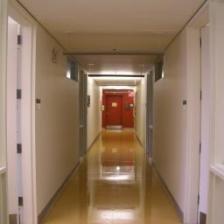
#> input picture vision/adversarial_examples/corridor_orig.jpg, 224 x 224 px
$ python make_size_position.py
#> lines starting #> are read from the running program, lines starting #| are printed output that depends on the picture
"""
Vary size and position of masks
"""


from PIL import Image
import numpy as np
import os


EXAMPLES = [
    # orig_fname, mask_fname, orig_class, intended_class, mask_class
    ('corridor_orig.jpg', 'igloo_mask.png', 'corridor-s', 'clean_room-s', 'igloo-s'),
    ('street_orig.jpg', 'nursery_mask.png', 'street-s', 'fire_escape-s', 'nursery-s'),
    ('forest_path_orig.jpg', 'laundromat_mask.png', 'forest_path-s', 'viaduct-s', 'laundromat-s'),
]

XY_GRID = [-150, -100, -50, 0, 50, 100]
SIZE_GRID = [int(x * 224) for x in [0.33, 0.5, 0.75, 1, 1.5, 2]]


if __name__ == '__main__':
    os.makedirs('size_position', exist_ok=True)
    for orig_fname, mask_fname, *_ in EXAMPLES:
        orig_basename = os.path.splitext(orig_fname)[0]

        orig = Image.open(orig_fname)
#> orig is the input picture: PIL image 224x224 RGB; mean R, G, B 149, 123.1, 101.3
        mask = Image.open(mask_fname)
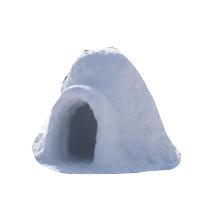
#> input picture vision/adversarial_examples/igloo_mask.png, 224 x 224 px
#> mask is the input picture: PIL image 224x224 RGBA; mean R, G, B, A 38.6, 41.2, 46.8, 65.1
        mask_values = Image.fromarray(np.array(mask)[:, :, -1], mode='L')
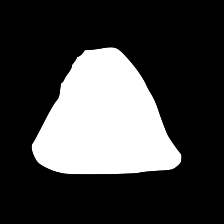
#> mask_values: PIL image 224x224 L; min 0, max 255, mean 65.1
        mask = mask.convert('RGB')
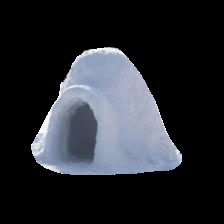
#> mask: PIL image 224x224 RGB; mean R, G, B 38.6, 41.2, 46.8

        for x_pos in XY_GRID:
            for y_pos in XY_GRID:
                for size in SIZE_GRID:
                    mask_transformed = mask.resize((size, size))
                    mask_values_transformed = mask_values.resize((size, size))
                    orig_masked = orig.copy()
                    orig_masked.paste(mask_transformed, (x_pos, y_pos), mask_values_transformed)
                    new_fname = os.path.join('size_position', f'{orig_basename}_{x_pos}_{y_pos}_{size}.jpg')
                    orig_masked.save(new_fname)
#> this loop made 6 passes
#> pass 1, `orig_masked.save(new_fname)`:
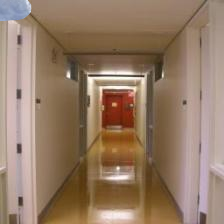
#> saved as corridor_orig_-150_-150_224.jpg: PIL image 224x224 RGB; mean R, G, B 148.9, 123.5, 102.2
#> pass 1, `orig_masked.save(new_fname)`:
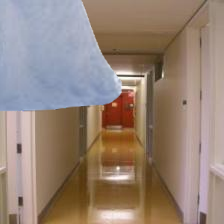
#> saved as corridor_orig_-150_-150_336.jpg: PIL image 224x224 RGB; mean R, G, B 150.1, 131.7, 119.6
#> pass 1, `orig_masked.save(new_fname)`:
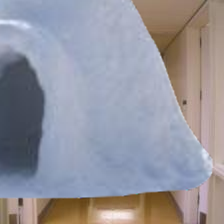
#> saved as corridor_orig_-150_-150_448.jpg: PIL image 224x224 RGB; mean R, G, B 148.6, 147.8, 156.9
#> pass 1, `orig_masked.save(new_fname)`:
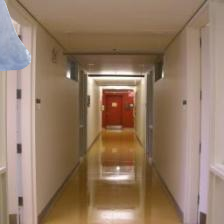
#> saved as corridor_orig_-150_-100_224.jpg: PIL image 224x224 RGB; mean R, G, B 148.4, 123.2, 102.3
#> pass 2 of the loop `for orig_fname, mask_fname, *_ in EXAMPLES:`:
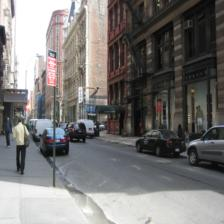
#> input picture vision/adversarial_examples/street_orig.jpg, 224 x 224 px
#> orig is the input picture: PIL image 224x224 RGB; mean R, G, B 121.2, 119.3, 117.9
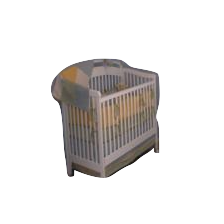
#> input picture vision/adversarial_examples/nursery_mask.png, 224 x 224 px
#> mask is the input picture: PIL image 224x224 RGBA; mean R, G, B, A 25.5, 23.1, 21.8, 52.1
#> mask: PIL image 224x224 RGB
#> the loop `for x_pos in XY_GRID:` made 6 passes
#> pass 1, `orig_masked.save(new_fname)`:
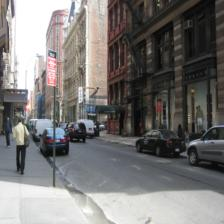
#> saved as street_orig_-150_-100_224.jpg: PIL image 224x224 RGB; mean R, G, B 120.7, 118.8, 117.4
#> pass 3 of the loop `for orig_fname, mask_fname, *_ in EXAMPLES:`:
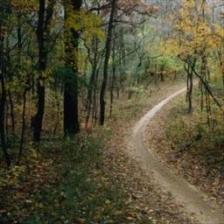
#> input picture vision/adversarial_examples/forest_path_orig.jpg, 224 x 224 px
#> orig is the input picture: PIL image 224x224 RGB; mean R, G, B 83.7, 78.8, 54.2
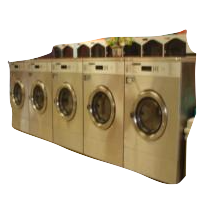
#> input picture vision/adversarial_examples/laundromat_mask.png, 224 x 224 px
#> mask is the input picture: PIL image 224x224 RGBA; mean R, G, B, A 58.3, 49.3, 32.2, 107.4
#> mask: PIL image 224x224 RGB
#> after the loop `for x_pos in XY_GRID:`:
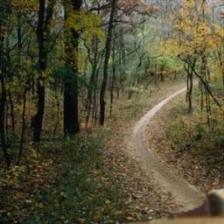
#> orig_masked: PIL image 224x224 RGB; mean R, G, B 83.4, 78.3, 53.8
